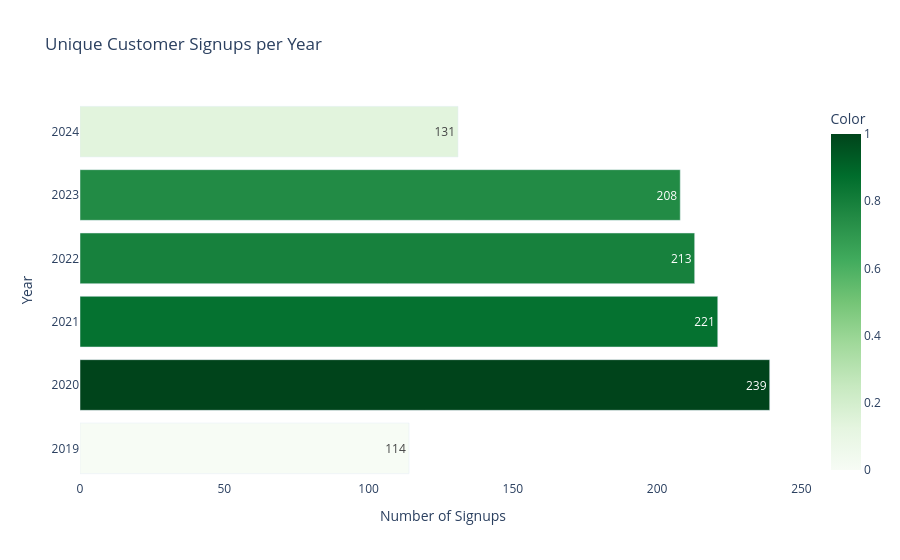

Notebook cell for this chart:
### Code cell
# Ensure the SignupDate column is in datetime format
final_combined_dataset['SignupDate'] = pd.to_datetime(final_combined_dataset['SignupDate'], errors='coerce')

# Create a copy of the DataFrame to avoid the SettingWithCopyWarning
df_copy = final_combined_dataset.copy()

# Extract Year from SignupDate
df_copy['Year'] = df_copy['SignupDate'].dt.year

# Group by Year, counting unique CustomerIDs
signup_count = df_copy.groupby('Year').agg({'CustomerID': 'nunique'}).reset_index()

# Determine the color gradient based on the count of unique CustomerID
max_count = signup_count['CustomerID'].max()
min_count = signup_count['CustomerID'].min()

# Normalize the color scale: highest count gets the darkest, lowest count gets the lightest
signup_count['Color'] = signup_count['CustomerID'].apply(
    lambda x: (x - min_count) / (max_count - min_count)  # Normalized scale between 0 and 1
)

# Plotting
fig = px.bar(
    signup_count,
    x='CustomerID',
    y='Year',
    orientation='h',  # Horizontal bars
    title="Unique Customer Signups per Year",
    labels={'CustomerID': 'Number of Signups', 'Year': 'Year'},
    color='Color',  # Color by normalized count
    color_continuous_scale='Greens',  # Use a green gradient where darkest = highest count
    text='CustomerID',  # Adding count annotations on the bars
)

# Remove color from tooltip
fig.update_traces(hovertemplate='Year: %{y}<br>Signups: %{x}<extra></extra>')  # Custom hover text

# Update layout
fig.update_layout(
    plot_bgcolor='white',
    xaxis_title="Number of Signups",
    yaxis_title="Year",
    showlegend=False,  # Hide the legend for a cleaner look
)

# Show the figure
fig.show()

### Figure 1 — Plotly figure (JSON) as saved in the notebook; plotly's stock layout.template omitted (floating-point values rounded to 4 significant figures)
{"data": [{"alignmentgroup": "True", "hovertemplate": "Year: %{y}<br>Signups: %{x}<extra></extra>", "legendgroup": "", "marker": {"color": [0, 1, 0.856, 0.792, 0.752, 0.136], "coloraxis": "coloraxis", "pattern": {"shape": ""}}, "name": "", "offsetgroup": "", "orientation": "h", "showlegend": false, "text": [114, 239, 221, 213, 208, 131], "textposition": "auto", "type": "bar", "x": [114, 239, 221, 213, 208, 131], "xaxis": "x", "y": [2019, 2020, 2021, 2022, 2023, 2024], "yaxis": "y"}], "layout": {"autosize": true, "barmode": "relative", "coloraxis": {"colorbar": {"title": {"text": "Color"}}, "colorscale": [[0, "rgb(247,252,245)"], [0.125, "rgb(229,245,224)"], [0.25, "rgb(199,233,192)"], [0.375, "rgb(161,217,155)"], [0.5, "rgb(116,196,118)"], [0.625, "rgb(65,171,93)"], [0.75, "rgb(35,139,69)"], [0.875, "rgb(0,109,44)"], [1, "rgb(0,68,27)"]]}, "legend": {"tracegroupgap": 0}, "plot_bgcolor": "white", "showlegend": false, "title": {"text": "Unique Customer Signups per Year"}, "xaxis": {"anchor": "y", "autorange": true, "domain": [0, 1], "range": [0, 251.6], "title": {"text": "Number of Signups"}, "type": "linear"}, "yaxis": {"anchor": "x", "autorange": true, "domain": [0, 1], "range": [2018.0, 2024.0], "title": {"text": "Year"}, "type": "linear"}}}
